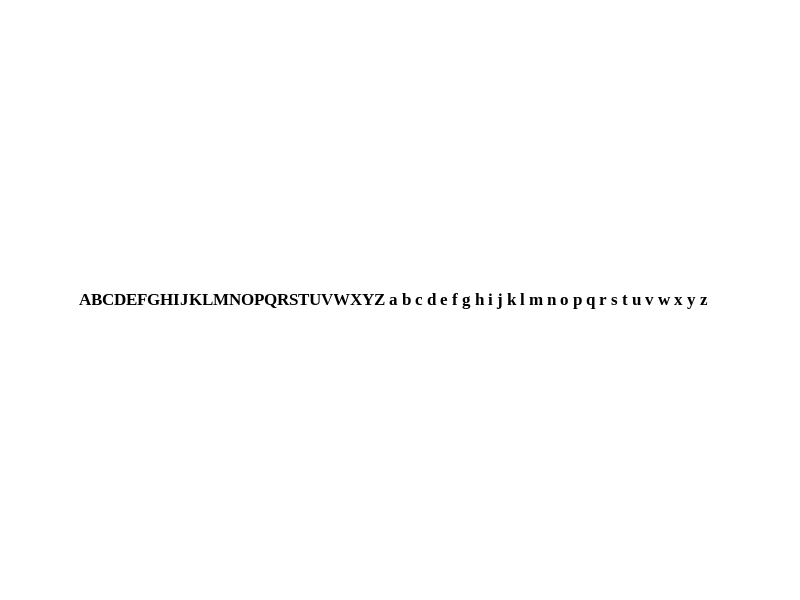

Here is the MATLAB script that generated this plot: (Note: this script raises an error after producing the figure.)
clear;
clc;
close all;

%przetwarzanie obrazu - binaryzacja, ektrakcja liter, zapis do pliku
function processImage(imagePath)
    binary_image = prepareBinaryImage(imagePath);
    [all_letters, letter_positions] = extractLetters(binary_image);
    displayLetters(all_letters);
    %saveLetterData(all_letters, letter_positions);
    saveLetterDataToMemory(all_letters, letter_positions);
end

%binaryzacja
function binary_image = prepareBinaryImage(imagePath)
    image = imread(imagePath);
    if size(image, 3) == 3
        image = rgb2gray(image);  
    end

    if max(image(:)) > 1
        image = im2double(image);
    end

    binary_image = ~imbinarize(image, graythresh(image)); 
    binary_image = bwareaopen(binary_image, 20); 
    figure;
    imshow(binary_image);
    title('Obraz po binaryzacji');
end

%ektrakcja liter i ich pozycjonowanie
function [all_letters, letter_positions] = extractLetters(binary_image)
    all_letters = {};
    letter_positions = [];
    while ~isempty(binary_image)
        [first_line, binary_image] = lines(binary_image);
        [line_letters, line_positions] = processLine(first_line);
        all_letters = [all_letters, line_letters];
        letter_positions = [letter_positions; line_positions];
    end
end

%przetwarzanie pojedynczej linii, identyfikacja liter
function [line_letters, line_positions] = processLine(line_image)
    [L, num] = bwlabel(line_image);
    props = regionprops(L, 'BoundingBox', 'Centroid', 'Area');
    props = sortComponentsByPosition(props);
    line_letters = {};
    line_positions = zeros(num, 4);
    merged = false(1, num);
    
    % Wyznaczenie średniej wysokości liter w tej linii
    letter_heights = arrayfun(@(x) x.BoundingBox(4), props); % Pobieramy wysokości liter
    average_height = mean(letter_heights); % Średnia wysokość
    fprintf('Średnia wysokość liter w linii: %.2f\n', average_height);
    
    for k = 1:num
        if merged(k)
            continue; 
        end
        [props, merged] = mergeDotsWithLetters(props, k, merged);
        letter = extractSingleLetter(line_image, props(k).BoundingBox);
        normalized_letter = resizeAndNormalizeLetter(letter, average_height); % Przekazujemy średnią wysokość
        line_letters{end + 1} = normalized_letter;
        line_positions(k, :) = props(k).BoundingBox;
    end
end




%sortowanie liter
function props = sortComponentsByPosition(props)
    horizontal_positions = arrayfun(@(x) x.BoundingBox(1), props);
    [~, sort_idx] = sort(horizontal_positions);
    props = props(sort_idx);
end 

%laczenie kropek z literami
function [props, merged] = mergeDotsWithLetters(props, k, merged)
    bbox_k = props(k).BoundingBox;
    centroid_k = props(k).Centroid;
    height_k = bbox_k(4); 
    width_k = bbox_k(3); 

    for j = 1:length(props)
        if j == k || merged(j)
            continue; 
        end

        bbox_j = props(j).BoundingBox;
        centroid_j = props(j).Centroid;
        is_dot = bbox_j(4) < 0.6 * height_k;
        horizontal_alignment = abs(centroid_j(1) - centroid_k(1)) < max(0.9 * width_k, bbox_j(3));
        is_above = centroid_j(2) < centroid_k(2); 
        vertical_distance_above = centroid_k(2) - centroid_j(2);
        is_below = centroid_j(2) > centroid_k(2); 
        vertical_distance_below = centroid_j(2) - (centroid_k(2) + height_k / 2);

        if is_above && vertical_distance_above < height_k && horizontal_alignment && is_dot
            props(k).BoundingBox = mergeBoundingBoxes(bbox_k, bbox_j);
            merged(j) = true; 
        elseif is_below && vertical_distance_below < height_k && horizontal_alignment && is_dot
            props(k).BoundingBox = mergeBoundingBoxes(bbox_k, bbox_j);
            merged(j) = true; 
        end
    end
end

%ektraktowanie pojedynczych liter na podstawie bounding box
function letter = extractSingleLetter(line_image, bbox)
    bbox = round(bbox);
    letter = imcrop(line_image, bbox);
end

%laczenie dwoch bounding boxow (kropki i litery)
function bbox = mergeBoundingBoxes(bbox1, bbox2)    
    min_x = min(bbox1(1), bbox2(1));
    max_x = max(bbox1(1) + bbox1(3), bbox2(1) + bbox2(3));
    min_y = min(bbox1(2), bbox2(2));
    max_y = max(bbox1(2) + bbox1(4), bbox2(2) + bbox2(4));
    bbox = [min_x, min_y, max_x - min_x, max_y - min_y];
end

function normalized_letter = resizeAndNormalizeLetter(letter, average_height)
    % Sprawdzenie, czy litera jest pusta
    if isempty(letter) || size(letter, 1) == 0 || size(letter, 2) == 0
        normalized_letter = zeros(32, 28, 'single');
        return;
    end

    % Pobierz wymiary litery
    [letter_height, letter_width] = size(letter);

    % Ustalenie progów dla małych i dużych liter
    small_threshold = 0.7 * average_height; % Próg dla małych liter

    if letter_height <= small_threshold
        % Skalowanie dla małych liter
        max_height = 20; % Maksymalna wysokość dla małych liter
        max_width = 18;  % Maksymalna szerokość dla małych liter
    else
        % Skalowanie dla dużych liter
        max_height = 32; % Maksymalna wysokość dla dużych liter
        max_width = 28;  % Maksymalna szerokość dla dużych liter
    end

    % Skalowanie z zachowaniem proporcji
    scale = min(max_width / letter_width, max_height / letter_height);
    scaled_letter = imresize(letter, scale);

    % Pobierz nowe wymiary po skalowaniu
    [scaled_height, scaled_width] = size(scaled_letter);

    % Przygotowanie macierzy docelowej
    resized_letter = zeros(32, 28);

    % Wycentrowanie litery w macierzy
    top_margin = max(0, floor((32 - scaled_height) / 2));
    left_margin = max(0, floor((28 - scaled_width) / 2));

    resized_letter(top_margin + 1:top_margin + scaled_height, ...
                   left_margin + 1:left_margin + scaled_width) = scaled_letter;

    % Normalizacja do zakresu [0, 1]
    normalized_letter = single(resized_letter) / 255;
end












%przeskalowywanie i normalizowanie liter
function normalized_letter2 = resizeAndNormalizeLetter2(letter)
    if isempty(letter) || size(letter, 1) == 0 || size(letter, 2) == 0
        normalized_letter = zeros(32, 28, 'single');
        return;
    end

    [letter_height, letter_width] = size(letter);
    scale = min(32 / letter_height, 28 / letter_width);
    scaled_letter = imresize(letter, scale);
    [scaled_height, scaled_width] = size(scaled_letter);
    resized_letter = zeros(32, 28);
    top_margin = max(0, floor((32 - scaled_height) / 2));
    left_margin = max(0, floor((28 - scaled_width) / 2));
    resized_letter(top_margin + 1:top_margin + scaled_height, ...
                   left_margin + 1:left_margin + scaled_width) = scaled_letter;
    normalized_letter = single(resized_letter) / 255;
    normalized_letter = imresize(normalized_letter, [32, 28]);
end

%wyswietlanie wycietych liter
function displayLetters(all_letters)
    if ~isempty(all_letters)
        figure;
        num_letters = length(all_letters);
        rows = ceil(sqrt(num_letters));
        cols = ceil(num_letters / rows);
        for idx = 1:num_letters
            subplot(rows, cols, idx);
            imshow(all_letters{idx}, []);
            title(sprintf('Litera %d', idx));
        end
    end
end

%zapisywanie liter i ich pozycji w osobnych plikach
function saveLetterData(all_letters, letter_positions)
    for idx = 1:length(all_letters)
        letter_data.letter = all_letters{idx};
        letter_data.position = letter_positions(idx, :);
        filename = sprintf('letter_%d.mat', idx);
        save(filename, '-struct', 'letter_data');
    end
    disp('Dane liter zapisane do plików .mat.');
end

%zapisywanie liter i ich pozycji do jednego pliku
function saveLetterDataToMemory2(all_letters, letter_positions)
    num_letters = length(all_letters);
    letter_matrix = zeros(32, 28, num_letters, 'single');
    for idx = 1:num_letters
        letter_matrix(:, :, idx) = all_letters{idx};
    end

    dataset.letters = letter_matrix;      
    dataset.positions = letter_positions;
    save('letters_dataset.mat', '-struct', 'dataset');
    disp('Dane liter i ich pozycji zapisane w jednym pliku letters_dataset.mat');
end

function saveLetterDataToMemory(all_letters, letter_positions)
    num_letters = length(all_letters);
    letter_matrix = zeros(32, 28, num_letters, 'single'); % Prealokacja macierzy
    for idx = 1:num_letters
        letter = all_letters{idx};
        
        % Sprawdzenie i dopasowanie wymiarów litery do 32x28
        [h, w] = size(letter);

        if h > 32 || w > 28
            % Przycięcie, jeśli litera jest za duża
            letter = imresize(letter, [min(32, h), min(28, w)]);
            [h, w] = size(letter);
        end

        % Wymuszanie dokładnego rozmiaru i marginesów
        resized_letter = zeros(32, 28, 'single');

        % Ustal marginesy, upewniając się, że są dodatnie
        top_margin = max(0, floor((32 - h) / 2));
        left_margin = max(0, floor((28 - w) / 2));

        % Wstaw litery w macierz z zachowaniem marginesów
        resized_letter(top_margin + 1:top_margin + h, ...
                       left_margin + 1:left_margin + w) = letter;

        % Przypisz literę do macierzy
        letter_matrix(:, :, idx) = resized_letter;
    end

    % Zapis liter i pozycji do pliku
    dataset.letters = letter_matrix;
    dataset.positions = letter_positions;
    save('letters_dataset.mat', '-struct', 'dataset');
    disp('Dane liter i ich pozycji zapisane w jednym pliku letters_dataset.mat');
end



%dzielenie obrazu na linie tekstu
function [fl, re] = lines(im_texto)
    im_texto = clip(im_texto); 
    num_filas = size(im_texto, 1);
    for s = 1:num_filas
        if sum(im_texto(s, :)) == 0
            nm = im_texto(1:s-1, :);
            rm = im_texto(s:end, :);
            fl = clip(nm); 
            re = clip(rm); 
            break;
        else
            fl = im_texto; 
            re = [];
        end
    end
end

%przycinanie obrazu do minimalnego prostokata
function img_out = clip(img_in)
    [f, c] = find(img_in);
    img_out = img_in(min(f):max(f), min(c):max(c)); 
end

%generowanie pliku tekstowego na obraz
function generateTextToFile(filename, textStr, fontSize, imageWidth, imageHeight, fontName)
    fig = figure('Color', 'white', 'Position', [100, 100, imageWidth, imageHeight]);
    axes('Position', [0, 0, 1, 1]);
    text(0.1, 0.5, textStr, 'FontSize', fontSize, 'FontWeight', 'bold', 'FontName', fontName);
    axis off;
    exportgraphics(fig, filename, 'Resolution', 300);
    close(fig);
    disp(['Ciąg tekstowy został zapisany jako obraz: ', filename]);
end


%processImage('ocr9.png');
% processImage("imageAO.jpg")
generateTextToFile('test1.png', 'ABCDEFGHIJKLMNOPQRSTUVWXYZ a b c d e f g h i j k l m n o p q r s t u v w x y z', 12, 1600, 200, 'Times New Roman');
processImage('test1.png')
% generateTextToFile('test2.png', 'g ó w n o', 30, 8000, 200, 'Times New Roman');
% processImage('test2.png')

%generateTextToFile('test3.png', 'ABCDEFGHIJKLMNOPQRSTUVWXYZ', 36, 1200, 200, 'Arial');
%processImage('test3.png')
%generateTextToFile('test4.png', ' c r o s s  ! ?', 18, 8000, 200, 'Arial');
%processImage('test4.png')